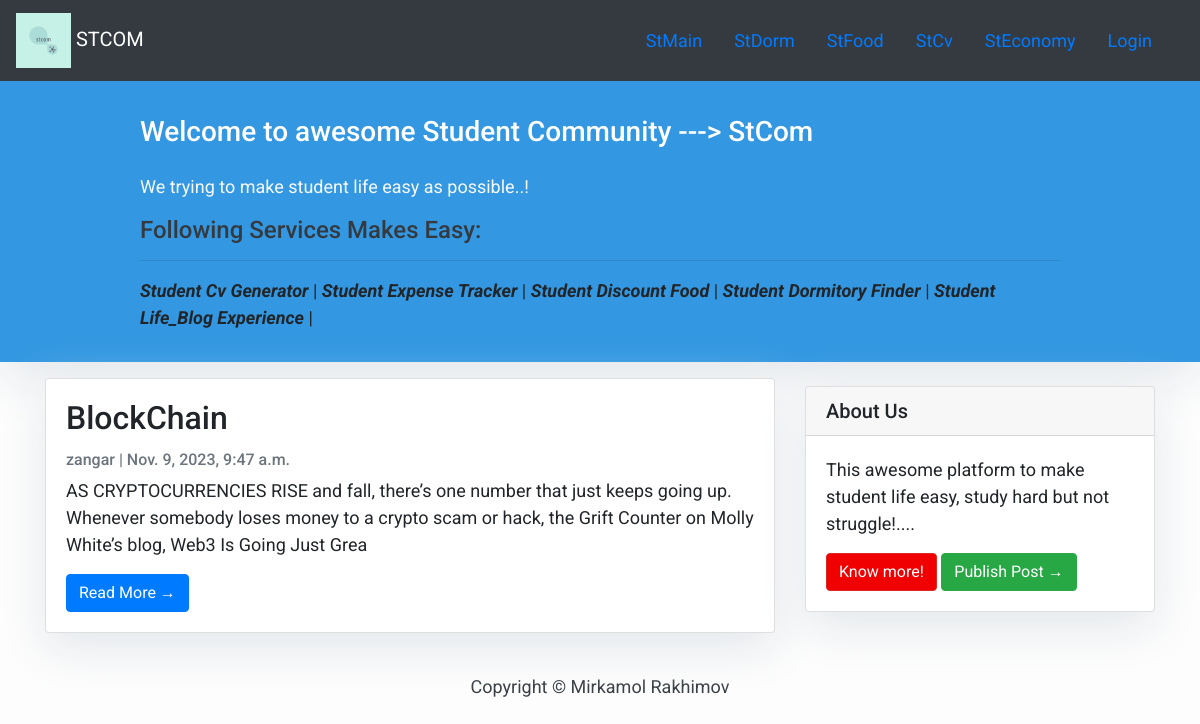
The page / on the database its author committed.
### stmain/models.py (models this page shows, shortened)
class Post(models.Model):
    title = models.CharField(max_length=200, unique=True)
    author = models.ForeignKey(User, on_delete= models.CASCADE, default=1)
    updated_on = models.DateTimeField(auto_now= True)
    content = models.TextField()
    created_on = models.DateTimeField(auto_now_add=True)
    status = models.IntegerField(choices=STATUS, default=0)
    class Meta:
        ordering = ['-created_on']

### stmain/views.py (the view)
# urls.py: path('', views.PostList.as_view(), name='main'),
class PostList(ListView):
    model = Post
    template_name = 'stmain/stmain.html'
    context_object_name = 'post_list'
    paginate_by = 4

### stmain/templates/stmain/stmain.html (shortened to what this page needs)
{% extends "stmain/blogbase.html" %}
{% block content %}
<header class="masthead">
    <div class="container">
        <div class="row">
            <div class=" col-md-8 col-md-10 mx-auto">
                <div class="site-heading">
                    <h3 class=" site-heading my-4 mt-3 text-white"> Welcome to awesome Student Community ---> StCom </h3>
                    <p class="text-light">We trying to make student life easy as possible..! &nbsp
                        <br>
                        <h4 class="text-dark">Following Services Makes Easy: </h4>
                        <hr>
                        <i><b>Student Cv Generator</b></i> |
                        <i><b>Student Expense Tracker</b></i> |
                       <i> <b>Student Discount Food</b></i> |
                        <i><b>Student Dormitory Finder</b></i> |
                        <i><b>Student Life_Blog Experience</b></i> |
                    </p>
                </div>
            </div>
        </div>
    </div>
</header>
<div class="container">
    <div class="row">
        <div class="col-md-8 mt-3 left">
            {% for post in post_list %}
            <div class="card mb-4">
                <div class="card-body">
                    <h2 class="card-title">{{ post.title }}</h2>
                    <p class="card-text text-muted h6">{{ post.author }} | {{ post.created_on}} </p>
                    <p class="card-text">{{post.content|slice:":200" }}</p>
                    <a href="{% url 'stmain:post_detail' post.id %}" class="btn btn-primary">Read More &rarr;</a>
                </div>
            </div>
            {% endfor %}
        </div>
        {% block sidebar %}
<div class="col-md-4 float-right ">
<div class="card my-4">
        <h5 class="card-header">About Us</h5>
    <div class="card-body">
         <p class="card-text"> This awesome platform to make student life easy, study hard but not struggle!....</p>
        <a href="https://github.com/Mirkomol"
           class="btn btn-danger">Know more!</a>
        <a href="{% url 'stmain:publish_post' %}" class="btn btn-success">Publish Post &rarr;</a>
    </div>
</div>
</div>
 {% endblock sidebar %}
    </div>
</div>
{%endblock%}

### stmain/templates/stmain/blogbase.html (style rules this page uses)
body { font-family: "Roboto", sans-serif; font-size: 17px; background-color: #fdfdfd; }
.btn-danger { color: #fff; background-color: #f00000; border-color: #dc281e; }
.masthead { background: #3398E1; height: auto; padding-bottom: 15px; box-shadow: 0 16px 48px #E3E7EB; padding-top: 10px; }

### stmain/templates/stmain/stmain.html (style rules this page uses)
body { font-family: "Roboto", sans-serif; font-size: 18px; background-color: #fdfdfd; }
.card { box-shadow: 0 16px 48px #E3E7EB; }

### rows shown on the page
Post: title "BlockChain", author "zangar", created_on "Nov. 9, 2023, 9:47 a.m.", content "AS CRYPTOCURRENCIES RISE and fall, there’s one number that just keeps going up. Whenever somebody loses money to a crypto scam or hack, the Grift Counter on Molly White’s blog, Web3 Is Going Just Grea"
